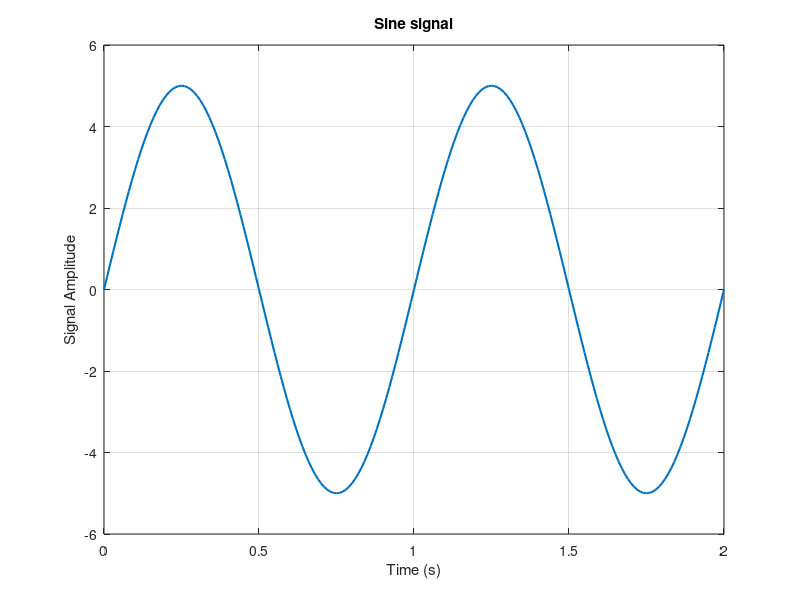
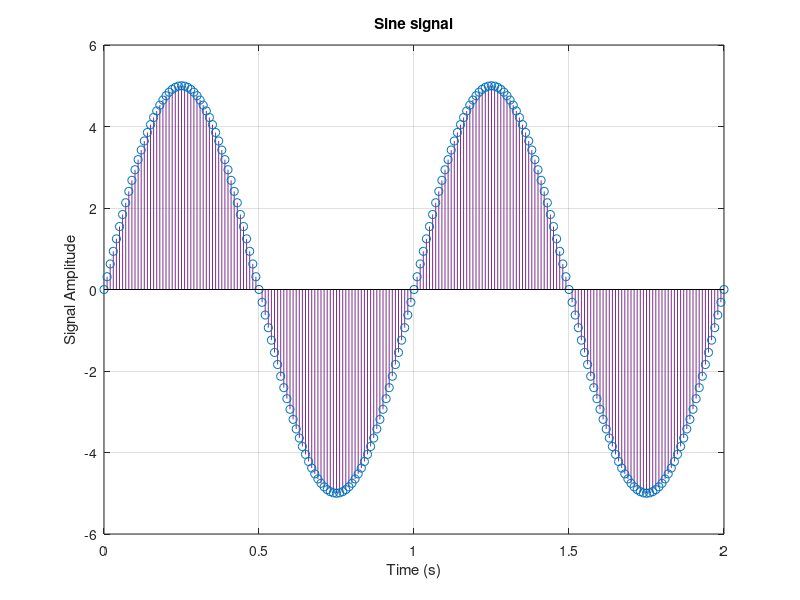
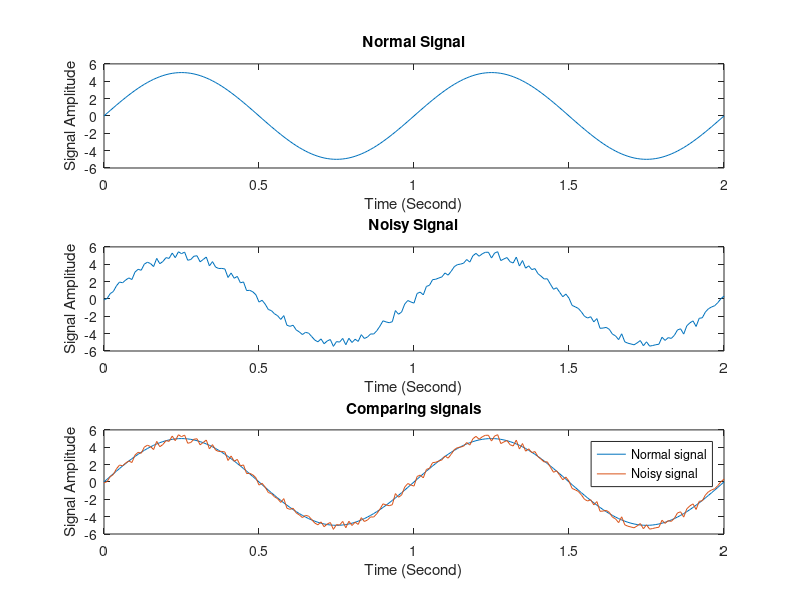
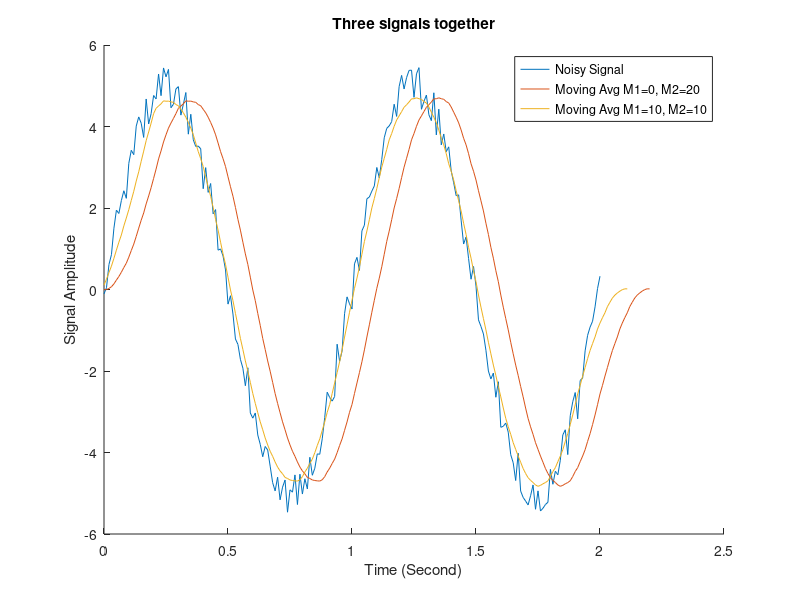

The MATLAB source for these figures, in order: (Note: this script raises an error after producing the figures.)
%%
close all;
clear;
clc;
%% part 1
% part 1.1
t = 0:0.01:2;        % Define time axis
A = 5;               % Amplitude
f = 1;               % Frequency
y = A*sin(2*pi*f*t); % Sine function

% Plotting signals
figure('Name', 'Sine signal (Plot)');
plot(t, y, 'LineWidth', 1.5);
xlabel('Time (s)');
ylabel('Signal Amplitude');
title('Sine signal');
grid on;

figure('Name', 'Sine signal (Stem)');
stem(t, y,'color', '#7E2F8E', 'LineWidth', 0.5);
xlabel('Time (s)');
ylabel('Signal Amplitude');
title('Sine signal');
grid on;

%% part 2
% part 1.2
r = rand(1, length(y)) - 0.5; % Noise
noised_signal = y + r;        % Add noise to sine, y defined in section 1.1

% Plotting signals
figure('Name', 'Normal Sine signal VS Noisy Sine Signal', 'Position', [300 200 700 500]);
subplot(3,1,1);               % Plotting normal signal without noise
plot(t,y)
title('Normal Signal');xlabel('Time (Second)');ylabel('Signal Amplitude');
subplot(3,1,2);               % Plotting noisy signal
plot(t,noised_signal)
title('Noisy Signal');xlabel('Time (Second)');ylabel('Signal Amplitude');
%hold on;
subplot(3,1,3);               % Plotting both signal together for comparing them
plot(t,y, t, noised_signal)
hold on;
title('Comparing signals');xlabel('Time (Second)');ylabel('Signal Amplitude');
legend('Normal signal', 'Noisy signal');
hold off;

%% part 3
% part 1.3:
% A moving average filter introduces a delay because it computes the average of past data points, which inherently involves looking back in time, causing the output to lag behind the input signal.

M1 = 0;
M2 = 20;
len = M2 + M1 + 1; % Window length

window = ones(1, len) / len; % Moving average window

y2 = conv(noised_signal, window);   % Noised signal defined in section 1.2, Line 30
t2 = 0:0.01:(0.01 * (length(y2) - 1));

% Plotting section 1.3.1
figure('Name', 'Moving Avg signals', 'Position', [300 200 700 500]);
hold on;
plot(t,noised_signal);              % Noise signal
plot(t2, y2);                       % Moving Avg M1=0, M2=20

% part 1.3.2:
M1 = 10;
M2 = 10;
len = M2 + M1 + 1; % Window length

window = ones(1, len) / len; % Moving average window

y3 = conv(noised_signal(M1:end), window);
t3 = 0:0.01:(0.01 * (length(y3) - 1));

plot(t3, y3);                       % Moving Avg M1=0, M2=20
hold off;
title('Three signals together'); xlabel('Time (Second)'); ylabel('Signal Amplitude');
legend("Noisy Signal", "Moving Avg M1=0, M2=20", "Moving Avg M1=10, M2=10");

%% part 4
% part 1.4.1
M1 = 0;
M2 = 20;
len = M2 + M1 + 1; % Window length

b = ones(1,len)/len;
a = 1;
y4_1 = filter(b, a, noised_signal);
t4_1 = 0:0.01:(0.01 * (length(y4_1) - 1));

% Plotting section 1.4
figure('Name', 'Moving Avg signals by using filter function', 'Position', [300 200 700 500]);
hold on;
plot(t,noised_signal);              % Noise signal
plot(t4_1, y4_1);                   % filtered signal
plot(t2,y2);                        % Plotting convolved signal M1=0, M2=20
plot(t3,y3);                        % Plotting convolved signal M1=10, M2=10
title('All signals together'); xlabel('Time (Second)'); ylabel('Signal Amplitude');
legend("Noisy Signal", "filtered signal", "Moving Avg M1=0, M2=20", "Moving Avg M1=10, M2=10");
hold off;

% Plotting section 1.3
figure('Name', 'plotting in seperated subplots', 'Position', [300 200 700 500]);
subplot(2,2,1);               % Plotting noisy signal
plot(t,noised_signal)
title('Noisy signal');xlabel('Time (Second)');ylabel('Signal Amplitude');
subplot(2,2,2);               % Plotting convolved signal M1=0, M2=20
plot(t2,y2)
title('convolved signal M1=0, M2=20');xlabel('Time (Second)');ylabel('Signal Amplitude');
subplot(2,2,3);               % Plotting convolved signal M1=10, M2=10
plot(t3,y3)
title('convolved signal M1=10, M2=10');xlabel('Time (Second)');ylabel('Signal Amplitude');
subplot(2,2,4);               % filtered signal
plot(t4_1,y4_1)
title('output signal of filter function');xlabel('Time (Second)');ylabel('Signal Amplitude');

%% part 5
% part 1.5
w0 = pi/32; n = 100;
[y5,t5] = singen(w0,n);     %singen function is defined in singen.m
figure('Name', 'singen');
stem(t5,y5, '.')
title('singen function output');xlabel('Time (Second)');ylabel('Signal Amplitude');


%% part 6
close all;
clear;
clc;

figure('Name', 'cos(2*pi*t) + cos(8*pi*t) + cos(12*pi*t)');
t6 = 0:0.01:4;
y6 = cos(2*pi*t6) + cos(8*pi*t6) + cos(12*pi*t6); %Original Signal
plot(t6,y6);
title('cos(2*pi*t6) + cos(8*pi*t6) + cos(12*pi*t6)');xlabel('Time (Milisecond)');ylabel('Signal Amplitude');
hold on;

t62 = 0:0.2:4; % 5khz => 0.0002s = 0.2ms
y62 = cos(2*pi*t62) + cos(8*pi*t62) + cos(12*pi*t62); %Same signal, 5Khz sampled time vector
stem(t62,y62);


cutoff_frequency = 0.05;
filter_order = 30; 

% Design the filter using the fir1 function
filter_coefficients = fir1(filter_order, cutoff_frequency) * 14;

% Applying the filter to the downsampled signal
y62 = upsample(y62, 20);
smoothed_signal = conv(y62, filter_coefficients, 'same');

% Plotting the reconstructed signal
t63 = 0:0.01:(0.01*(length(smoothed_signal)-1));
plot(t63,smoothed_signal)

legend('Original Signal', 'Downsampled Signal', 'Reconstructed Signal')

%% part 7
close all;
clear;
clc;

fs = 100;
t7 = -5:1/fs:5;
y7 = sinc(5*t7) .^ 2;

% Spectrum of original singal
FT_x_0 = (1 / fs) * abs(fftshift(fft(y7)));
f_axis_0 = linspace(-fs / 2, fs / 2, length(FT_x_0));


for sr=[4 5 10 20] % sr: sampling rate
    figure('Name', 'Spectrum of original vs sampled signal');
    
    % Keep every fs/sr sample, other samples are set to 0
    % This way, the length of y will remain the same
    y7_2 = zeros(1, length(y7));
    y7_2(1:fs/sr:end) = y7(1:fs/sr:end); 


    % Spectrum of sampled singal
    FT_x_1 = (1 / fs) * abs(fftshift(fft(y7_2)));
    f_axis_1 = linspace(-fs / 2, fs / 2, length(FT_x_1));

    subplot(2,1,1)
    plot(f_axis_0, abs(FT_x_0), 'LineWidth', 1.5);
    title('Spectrum of original signal');xlabel('Frequency (Hz)');ylabel('Amplitude');

    subplot(2,1,2)
    plot(f_axis_1, abs(FT_x_1), 'LineWidth', 1.5);
    title(sprintf('Spectrum of sampled signal sr=%d', sr));xlabel('Frequency (Hz)');ylabel('Amplitude');
end

%Plotting all plots in single figure
figure('Name', 'all original and sampled spectrums combined', 'Position', [50 200 1400 500]');
counter = 1;       % counter for plotting in subplots
for sr=[4 5 10 20] % sr: sampling rate
    % Keep every fs/sr sample, other samples are set to 0
    % This way, the length of y will remain the same
    y7_2 = zeros(1, length(y7));
    y7_2(1:fs/sr:end) = y7(1:fs/sr:end); 

    % Spectrum of sampled singal
    FT_x_1 = (1 / fs) * abs(fftshift(fft(y7_2)));
    f_axis_1 = linspace(-fs / 2, fs / 2, length(FT_x_1));
    
    subplot(2, 4, counter)
    plot(f_axis_0, abs(FT_x_0), 'LineWidth', 1.5);
    title('Spectrum of original signal');xlabel('Frequency (Hz)');ylabel('Amplitude');

    subplot(2, 4, counter + 4)
    plot(f_axis_1, abs(FT_x_1), 'LineWidth', 1.5);
    title(sprintf('Spectrum of sampled signal sr=%d', sr));xlabel('Frequency (Hz)');ylabel('Amplitude');
    counter = counter + 1;
end
clear counter;
%% part 8
close all;
clear;
clc;

fs = 256 / 10;
t8 = -5 : 1/fs : 5 - (1/fs);
y8 = sinc(2*t8);

FT_x = (1 / fs) * abs(fftshift(fft(y8)));
f_axis = linspace(-pi, pi, length(FT_x));


for ratio = [0.5, 3, 1.5]
    fs1 = ratio * fs;

    % Constructing the sampled signal
    t8_1 = -5 : 1/fs1 : 5 - (1/fs1);
    y8_1 = sinc(2*t8_1);

    FT_x_1 = (1 / fs1) * abs(fftshift(fft(y8_1)));
    f_axis_1 = linspace(-pi, pi, length(FT_x_1));

    
    % Plotting the signals and spectrums
    figure('Name', sprintf('Sampling of sinc(2t) ratio=%d', ratio));
    
    subplot(2,2,1);
    plot(f_axis, abs(FT_x), 'LineWidth', 1.5);
    title('Spectrum of original signal');xlabel('Frequency (Hz)');ylabel('Amplitude');
    set(gca,'XTick',-pi:pi/2:pi) 
    set(gca,'XTickLabel',{'-pi', 'pi/2', '0' ,'pi/2','pi'})

    subplot(2,2,2);
    plot(f_axis_1, abs(FT_x_1), 'LineWidth', 1.5);
    title('Spectrum of sampled signal');xlabel('Frequency (Hz)');ylabel('Amplitude');
    set(gca,'XTick',-pi:pi/2:pi) 
    set(gca,'XTickLabel',{'-pi', 'pi/2', '0' ,'pi/2','pi'})

    subplot(2,2,3);
    plot(t8, y8, 'LineWidth', 1.5);
    title('Original signal');xlabel('Time');ylabel('Amplitude');

    subplot(2,2,4);
    plot(t8_1, y8_1, 'LineWidth', 1.5);
    title('Sampled signal');xlabel('Time');ylabel('Amplitude');
end


%% part 9
close all;
clear;
clc;

% Constructing the signal
f = [pi/16 5/16 9/16 13/16];

fs = 1e3;
t9 = 1:1/fs:100;
y9 = zeros(1, length(t9));

for f1=f
    y9 = y9 + cos(2 * pi * f1 * t9);    
end


% Plotting the spectrum of the original signal
figure('Name', 'Spectrum of original signal');
FT_y9 = (1/fs) * abs(fftshift(fft(y9)));
f_axis = linspace(-fs / 2, fs / 2, length(FT_y9));
plot(f_axis,FT_y9, 'LineWidth', 2)
xlim([-1,1])
title('Spectrum of original signal'); xlabel('Frequency(Hz)');ylabel('Amplitude(Volt/sec)');


% Loading filters coefficients from xls file
filter_coef_1 = readmatrix('filters.xls', 'Sheet', 1);
filter_coef_2 = readmatrix('filters.xls', 'Sheet', 2);



% Plotting amplitude of frequency responses
figure('Name', 'Frequency response of filters');

for i = 1:4
    subplot(4,2, 2*i-1)
    
    [h, w] = freqz(filter_coef_1(i, :));
    w = w ./ pi;

    plot(w, abs(h));
    title(sprintf('Frequency response of analysis filter %d', i));
    xlabel('Normalized Frequency(Hz)');ylabel('Amplitude(Volt/sec)');
end

for i = 1:4
    subplot(4,2,2*i)
    
    [h, w] = freqz(filter_coef_2(i, :));
    w = w ./ pi;
    
    plot(w, abs(h));
    title(sprintf('Frequency response of synthesis filter %d', i));
    xlabel('Normalized Frequency(Hz)');ylabel('Amplitude(Volt/sec)');
end

% Plotting phase of frequency responses
figure('Name', 'Phase response of filters');

for i = 1:4
    subplot(4,2, 2*i-1)
    
    [h, w] = freqz(filter_coef_1(i, :));
    w = w ./ pi;
    
    plot(w, (angle(h)));
    title(sprintf('Frequency response of analysis filter %d', i));
    xlabel('Normalized Frequency');ylabel('Phase');
end

for i = 1:4
    subplot(4,2,2*i)
    
    [h, w] = freqz(filter_coef_2(i, :));
    w = w ./ pi;
    
    plot(w, (angle(h)));
    title(sprintf('Frequency response of synthesis filter %d', i));
    xlabel('Normalized Frequency');ylabel('Phase');
end


a = downsample(conv(y9, filter_coef_1(1, :), 'same'), 4);
b = downsample(conv(y9, filter_coef_1(2, :), 'same'), 4);
c = downsample(conv(y9, filter_coef_1(3, :), 'same'), 4);
d = downsample(conv(y9, filter_coef_1(4, :), 'same'), 4);

y_out =   conv(upsample(2*a, 4), filter_coef_2(1, :), 'same') ...
        + conv(upsample(c, 4), filter_coef_2(3, :), 'same')   ...
        + conv(upsample(0.5*d, 4), filter_coef_2(4, :), 'same');

% figure()
% plot(y_out)
% figure('Name', 'y9')
% plot(y9)

% Plotting the spectrum of the processed signal
figure('Name', 'Spectrum of processed signal');
FT_yout = (1/fs) * abs(fftshift(fft(y_out)));
f_axis_out = linspace(-fs / 2, fs / 2, length(FT_yout));
plot(f_axis_out,FT_yout, 'LineWidth', 2)
xlim([-1,1])
title('Spectrum');xlabel('Freq');ylabel('Amplitude');

figure('Name', 'Spectrum of Both signals');
hold on;
plot(f_axis, FT_y9, '--r', 'LineWidth', 1)
plot(f_axis_out, FT_yout, '-k', 'LineWidth', 0.5)
xlim([-1,1])
title('Spectrum');xlabel('Freq');ylabel('Amplitude'); grid on;
hold off;
